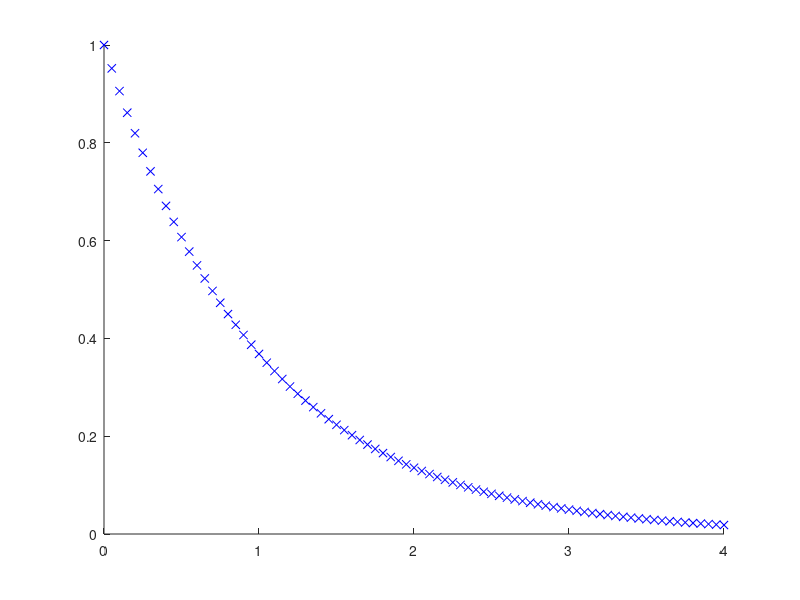
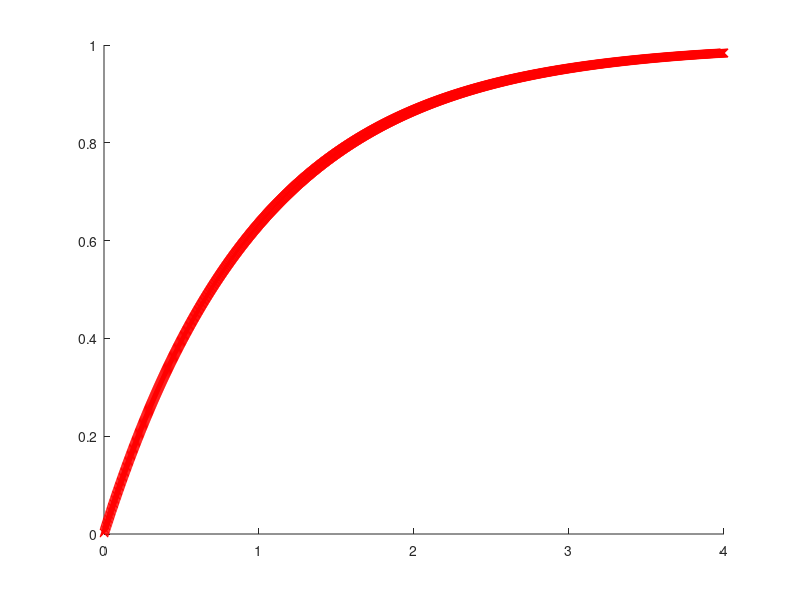

The MATLAB source for these figures, in order: (Note: this script raises an error after producing the figures.)
% analytical solution
figure(1); hold on;
for t = 0:.05:4
   y = (-1/999)*exp(-1000*t) + (1000/999)*exp(-1*t);
   plot(t,y,'-bx')
end

% explicit euler
clear
tic
figure(2); hold on;
y_i = 0;
%h = .0001; %0.002 or 0.01
h = 0.002;
for t = 0:h:4
    dydt = y_i* (-1/999)*exp(-1000*t) + (1000/999)*exp(-1*t);
    y_i_plus_1 = y_i + dydt*h;
    plot(t,y_i_plus_1, 'rx:');
    y_i = y_i_plus_1;
end
toc

% stiff example and two solvers
clear
tic
y0 = [0; 0];
tspan = [0 100];
[t,y] = ode45(@computeDYDT,tspan,y0);
figure(2); 
plot(t,y(:,1),'bx')
toc

clear
tic
y0 = [0];
tspan = [0 100];
[t,y] = ode15s(@computeDYDT,tspan,y0);
figure(3); 
plot(t,y(:,1),'bx')
toc


% implicit euler
clear
tic
figure(3); hold on;
y_i = 0;
h = .01;
for t = 0:h:4
    y_i_plus_1 = (y_i + 3000*h - 2000*h*exp(-(t+h)) ) / (1 + 1000*h);
    plot(t,y_i_plus_1, 'r.:');
    y_i = y_i_plus_1;
end
toc

